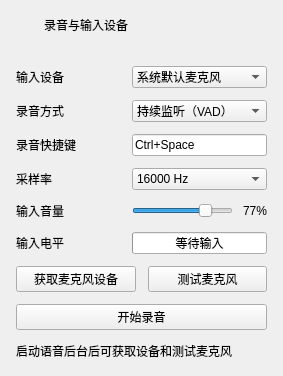
                                            <widget class="QFrame" name="recordingCard">
                                              <property name="uiCard" stdset="0">
                                                <bool>true</bool>
                                              </property>
                                              <layout class="QVBoxLayout" name="recordingCardLayout">
                                                <property name="leftMargin">
                                                  <number>0</number>
                                                </property>
                                                <property name="topMargin">
                                                  <number>0</number>
                                                </property>
                                                <property name="rightMargin">
                                                  <number>0</number>
                                                </property>
                                                <property name="bottomMargin">
                                                  <number>0</number>
                                                </property>
                                                <property name="spacing">
                                                  <number>0</number>
                                                </property>
                                                <item>
                                                  <widget class="QWidget" name="recordingCardHeading">
                                                    <property name="cardHeading" stdset="0">
                                                      <bool>true</bool>
                                                    </property>
                                                    <layout class="QHBoxLayout" name="recordingCardHeadingLayout" stretch="0,1">
                                                      <property name="leftMargin">
                                                        <number>14</number>
                                                      </property>
                                                      <property name="topMargin">
                                                        <number>14</number>
                                                      </property>
                                                      <property name="rightMargin">
                                                        <number>14</number>
                                                      </property>
                                                      <property name="bottomMargin">
                                                        <number>14</number>
                                                      </property>
                                                      <property name="spacing">
                                                        <number>9</number>
                                                      </property>
                                                      <item>
                                                        <widget class="QLabel" name="recordingCardIcon">
                                                          <property name="text">
                                                            <string />
                                                          </property>
                                                          <property name="wordWrap">
                                                            <bool>true</bool>
                                                          </property>
                                                          <property name="minimumSize">
                                                            <size>
                                                              <width>21</width>
                                                              <height>21</height>
                                                            </size>
                                                          </property>
                                                          <property name="maximumSize">
                                                            <size>
                                                              <width>21</width>
                                                              <height>21</height>
                                                            </size>
                                                          </property>
                                                          <property name="iconName" stdset="0">
                                                            <string>audio</string>
                                                          </property>
                                                        </widget>
                                                      </item>
                                                      <item>
                                                        <widget class="QLabel" name="recordingCardTitle">
                                                          <property name="text">
                                                            <string>录音与输入设备</string>
                                                          </property>
                                                          <property name="wordWrap">
                                                            <bool>true</bool>
                                                          </property>
                                                          <property name="cardTitle" stdset="0">
                                                            <bool>true</bool>
                                                          </property>
                                                        </widget>
                                                      </item>
                                                    </layout>
                                                    <property name="minimumSize">
                                                      <size>
                                                        <width>0</width>
                                                        <height>50</height>
                                                      </size>
                                                    </property>
                                                    <property name="maximumSize">
                                                      <size>
                                                        <width>16777215</width>
                                                        <height>50</height>
                                                      </size>
                                                    </property>
                                                  </widget>
                                                </item>
                                                <item>
                                                  <widget class="QWidget" name="recordingCardBody">
                                                    <layout class="QGridLayout" name="recordingGrid">
                                                      <property name="leftMargin">
                                                        <number>16</number>
                                                      </property>
                                                      <property name="topMargin">
                                                        <number>16</number>
                                                      </property>
                                                      <property name="rightMargin">
                                                        <number>16</number>
                                                      </property>
                                                      <property name="bottomMargin">
                                                        <number>16</number>
                                                      </property>
                                                      <property name="spacing">
                                                        <number>12</number>
                                                      </property>
                                                      <item row="0" column="0">
                                                        <widget class="QLabel" name="microphoneComboCaption">
                                                          <property name="text">
                                                            <string>输入设备</string>
                                                          </property>
                                                          <property name="wordWrap">
                                                            <bool>true</bool>
                                                          </property>
                                                          <property name="minimumSize">
                                                            <size>
                                                              <width>104</width>
                                                              <height>0</height>
                                                            </size>
                                                          </property>
                                                        </widget>
                                                      </item>
                                                      <item row="0" column="1">
                                                        <widget class="QComboBox" name="microphoneCombo">
                                                          <property name="editable">
                                                            <bool>false</bool>
                                                          </property>
                                                          <item>
                                                            <property name="text">
                                                              <string>系统默认麦克风</string>
                                                            </property>
                                                          </item>
                                                          <item>
                                                            <property name="text">
                                                              <string>暂不使用麦克风</string>
                                                            </property>
                                                          </item>
                                                        </widget>
                                                      </item>
                                                      <item row="1" column="0">
                                                        <widget class="QLabel" name="recordingModeComboCaption">
                                                          <property name="text">
                                                            <string>录音方式</string>
                                                          </property>
                                                          <property name="wordWrap">
                                                            <bool>true</bool>
                                                          </property>
                                                          <property name="minimumSize">
                                                            <size>
                                                              <width>104</width>
                                                              <height>0</height>
                                                            </size>
                                                          </property>
                                                        </widget>
                                                      </item>
                                                      <item row="1" column="1">
                                                        <widget class="QComboBox" name="recordingModeCombo">
                                                          <property name="editable">
                                                            <bool>false</bool>
                                                          </property>
                                                          <item><property name="text"><string>持续监听（VAD）</string></property></item>
                                                          <item>
                                                            <property name="text">
                                                              <string>按住快捷键说话</string>
                                                            </property>
                                                          </item>
                                                          <item>
                                                            <property name="text">
                                                              <string>点击开始 / 结束录音</string>
                                                            </property>
                                                          </item>
                                                        </widget>
                                                      </item>
                                                      <item row="2" column="0">
                                                        <widget class="QLabel" name="recordingShortcutCaption">
                                                          <property name="text">
                                                            <string>录音快捷键</string>
                                                          </property>
                                                          <property name="wordWrap">
                                                            <bool>true</bool>
                                                          </property>
                                                          <property name="minimumSize">
                                                            <size>
                                                              <width>104</width>
                                                              <height>0</height>
                                                            </size>
                                                          </property>
                                                        </widget>
                                                      </item>
                                                      <item row="2" column="1">
                                                        <widget class="QKeySequenceEdit" name="recordingShortcut">
                                                          <property name="keySequence">
                                                            <string>Ctrl+Space</string>
                                                          </property>
                                                        </widget>
                                                      </item>
                                                      <item row="3" column="0">
                                                        <widget class="QLabel" name="sampleRateComboCaption">
                                                          <property name="text">
                                                            <string>采样率</string>
                                                          </property>
                                                          <property name="wordWrap">
                                                            <bool>true</bool>
                                                          </property>
                                                          <property name="minimumSize">
                                                            <size>
                                                              <width>104</width>
                                                              <height>0</height>
                                                            </size>
                                                          </property>
                                                        </widget>
                                                      </item>
                                                      <item row="3" column="1">
                                                        <widget class="QComboBox" name="sampleRateCombo">
                                                          <property name="editable">
                                                            <bool>false</bool>
                                                          </property>
                                                          <item>
                                                            <property name="text">
                                                              <string>16000 Hz</string>
                                                            </property>
                                                          </item>
                                                          <item>
                                                            <property name="text">
                                                              <string>32000 Hz</string>
                                                            </property>
                                                          </item>
                                                          <item>
                                                            <property name="text">
                                                              <string>48000 Hz</string>
                                                            </property>
                                                          </item>
                                                        </widget>
                                                      </item>
                                                      <item row="4" column="0">
                                                        <widget class="QLabel" name="inputVolumeSliderCaption">
                                                          <property name="text">
                                                            <string>输入音量</string>
                                                          </property>
                                                          <property name="wordWrap">
                                                            <bool>true</bool>
                                                          </property>
                                                          <property name="minimumSize">
                                                            <size>
                                                              <width>104</width>
                                                              <height>0</height>
                                                            </size>
                                                          </property>
                                                        </widget>
                                                      </item>
                                                      <item row="4" column="1">
                                                        <widget class="QWidget" name="inputVolumeSliderField">
                                                          <layout class="QHBoxLayout" name="inputVolumeSliderLayout" stretch="1,0">
                                                            <property name="leftMargin">
                                                              <number>0</number>
                                                            </property>
                                                            <property name="topMargin">
                                                              <number>0</number>
                                                            </property>
                                                            <property name="rightMargin">
                                                              <number>0</number>
                                                            </property>
                                                            <property name="bottomMargin">
                                                              <number>0</number>
                                                            </property>
                                                            <property name="spacing">
                                                              <number>10</number>
                                                            </property>
                                                            <item>
                                                              <widget class="QSlider" name="inputVolumeSlider"><property name="maximum"><number>100</number></property>
                                                                <property name="orientation">
                                                                  <enum>Qt::Orientation::Horizontal</enum>
                                                                </property>
                                                                <property name="value">
                                                                  <number>77</number>
                                                                </property>
                                                              </widget>
                                                            </item>
                                                            <item>
                                                              <widget class="QLabel" name="inputVolumeSliderValue">
                                                                <property name="text">
                                                                  <string>77%</string>
                                                                </property>
                                                                <property name="wordWrap">
                                                                  <bool>true</bool>
                                                                </property>
                                                              </widget>
                                                            </item>
                                                          </layout>
                                                        </widget>
                                                      </item>
                                                      <item row="5" column="0">
                                                        <widget class="QLabel" name="inputLevelCaption">
                                                          <property name="text">
                                                            <string>输入电平</string>
                                                          </property>
                                                          <property name="wordWrap">
                                                            <bool>true</bool>
                                                          </property>
                                                          <property name="minimumSize">
                                                            <size>
                                                              <width>104</width>
                                                              <height>0</height>
                                                            </size>
                                                          </property>
                                                        </widget>
                                                      </item>
                                                      <item row="5" column="1">
                                                        <widget class="QProgressBar" name="inputLevel">
                                                          <property name="value">
                                                            <number>0</number>
                                                          </property>
                                                          <property name="format">
                                                            <string>等待输入</string>
                                                          </property>
                                                          <property name="textVisible">
                                                            <bool>true</bool>
                                                          </property>
                                                        </widget>
                                                      </item>
                                                      <item row="6" column="0" colspan="2">
                                                        <widget class="QWidget" name="microphoneActions">
                                                          <layout class="QHBoxLayout" name="microphoneActionsLayout">
                                                            <property name="leftMargin">
                                                              <number>0</number>
                                                            </property>
                                                            <property name="topMargin">
                                                              <number>0</number>
                                                            </property>
                                                            <property name="rightMargin">
                                                              <number>0</number>
                                                            </property>
                                                            <property name="bottomMargin">
                                                              <number>0</number>
                                                            </property>
                                                            <property name="spacing">
                                                              <number>12</number>
                                                            </property>
                                                            <item>
                                                                <widget class="QPushButton" name="scanMicrophoneButton">
                                                                  <property name="text"><string>获取麦克风设备</string></property>
                                                                  <property name="cursor"><cursorShape>PointingHandCursor</cursorShape></property>
                                                                  <property name="accent" stdset="0"><string>pink</string></property>
                                                                </widget>
                                                              </item>
                                                              <item>
                                                              <widget class="QPushButton" name="testMicrophoneButton">
                                                                <property name="text">
                                                                  <string>测试麦克风</string>
                                                                </property>
                                                                <property name="cursor">
                                                                  <cursorShape>PointingHandCursor</cursorShape>
                                                                </property>
                                                                <property name="accent" stdset="0">
                                                                  <string>blue</string>
                                                                </property>
                                                              </widget>
                                                            </item>
                                                          </layout>
                                                        </widget>
                                                      </item>
                                                        <item row="7" column="0" colspan="2">
                                                          <widget class="QPushButton" name="manualRecordingButton">
                                                            <property name="text"><string>开始录音</string></property>
                                                            <property name="accent" stdset="0"><string>pink</string></property>
                                                            <property name="visible"><bool>false</bool></property>
                                                          </widget>
                                                        </item>
                                                        <item row="8" column="0" colspan="2">
                                                          <widget class="QLabel" name="microphoneStatus">
                                                            <property name="text"><string>启动语音后台后可获取设备和测试麦克风</string></property>
                                                            <property name="wordWrap"><bool>true</bool></property>
                                                            <property name="muted" stdset="0"><bool>true</bool></property>
                                                          </widget>
                                                        </item>
                                                      <property name="sizeConstraint">
                                                        <enum>QLayout::SizeConstraint::SetMinimumSize</enum>
                                                      </property>
                                                    </layout>
                                                  </widget>
                                                </item>
                                                <property name="sizeConstraint">
                                                  <enum>QLayout::SizeConstraint::SetMinimumSize</enum>
                                                </property>
                                              </layout>
                                            </widget>
